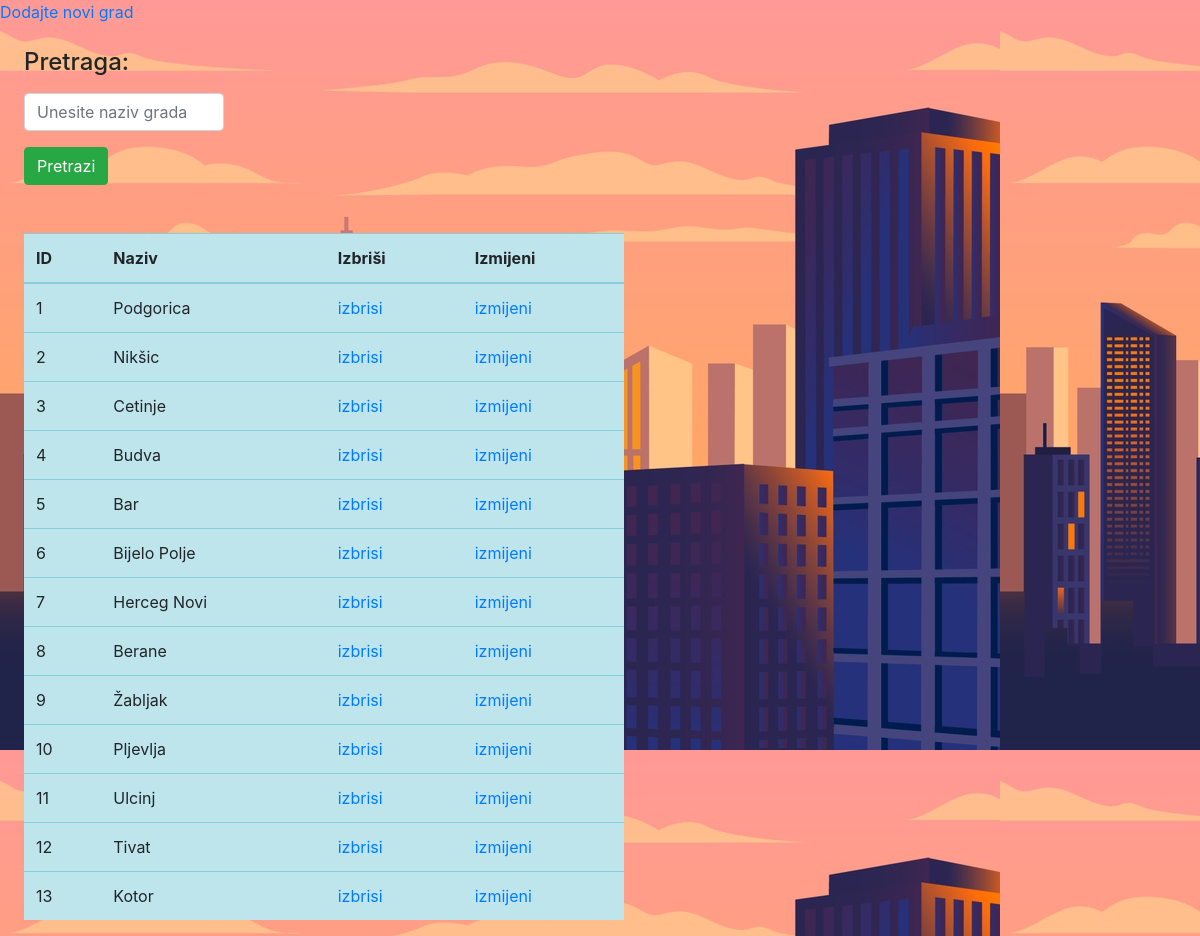
/CRUDgradovi/index.php, run on the app's committed database.
### tables this page shows
CREATE TABLE `grad` (
  `id` int(11) NOT NULL,
  `naziv` varchar(255) NOT NULL
);

### CRUDgradovi/index.php (the view, shortened to what this page needs)
<?php
include '../konekcija.php';
$where = [];
$where[] = "1=1 ";
$upit = implode("AND", $where );
$sql = "SELECT * FROM grad WHERE $upit";
$rez = mysqli_query($konekcija, $sql);
?>
<!DOCTYPE html>
<html lang="en">
<head>
<link rel="stylesheet"  href="../style.css">
<link rel="stylesheet" href="https://stackpath.bootstrapcdn.com/bootstrap/4.5.2/css/bootstrap.min.css">
</head>
<body style="background-image: url('gradovi.jpg');">
<a href="dodaj_novi.php">Dodajte novi grad</a>
<form action="./index.php" method="GET">
    <h4 class="mt-4 ml-4 mb-3">Pretraga: </h4>
            <input type="text" class="form-control ml-4 mb-2" style="width:200px;" name="naziv" placeholder="Unesite naziv grada">
            <input type="submit" class="btn btn-success mt-2 ml-4" value="Pretrazi" name="pretrazi">
</form>
<table style="width: 600px;" class="table table-info mt-5 ml-4">
    <thead>
        <tr>
            <th>ID</th>
            <th>Naziv</th>
            <th>Izbriši</th>
            <th>Izmijeni</th>
        </tr>
    </thead>
    <tbody>
        <?php
            while($red = mysqli_fetch_assoc($rez)){
                $id_temp = $red['id'];
                $link1 = "<a href=\"obrisi_grad.php?id=$id_temp\">izbrisi</a>";
                $link2 = "<a href=\"izmijeni_grad.php?id=$id_temp\">izmijeni</a>";
                echo "<tr>";
                    echo "<td>".$id_temp."</td>";
                    echo "<td>".$red['naziv']."</td>";
                    echo "<td>".$link1."</td>";
                    echo "<td>".$link2."</td>";
                echo "</tr>";
            }
        ?>
    </tbody>
</table>
</body>
</html>

### style.css (style rules this page uses)
body { background-image: url("pozadina.jpg"); }

### data on the page
grad: id "1", naziv "Podgorica"
grad: id "2", naziv "Nikšic"
grad: id "3", naziv "Cetinje"
grad: id "4", naziv "Budva"
grad: id "5", naziv "Bar"
grad: id "6", naziv "Bijelo Polje"
grad: id "7", naziv "Herceg Novi"
grad: id "8", naziv "Berane"
grad: id "9", naziv "Žabljak"
grad: id "10", naziv "Pljevlja"
grad: id "11", naziv "Ulcinj"
grad: id "12", naziv "Tivat"
grad: id "13", naziv "Kotor"
